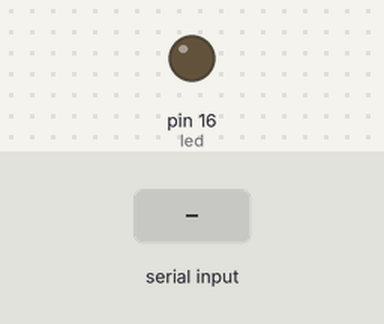
The sketch below on a simulated Arduino Mega 2560, built with avr-gcc and run on an emulated ATmega2560. Parts: output pins drawn as LEDs (lit = HIGH). The inputs (shaded band) are chosen by the test bench.

Above: at 1.4 s.
1.5 s: "on\n" received over the second serial link
At 2.5 s:
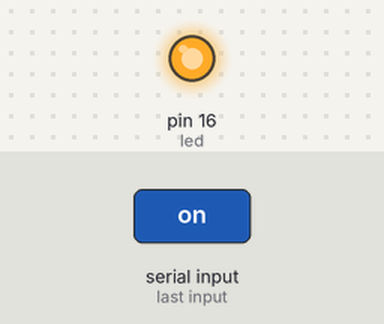
3.0 s: "off\n" received over the second serial link
At 3.6 s:
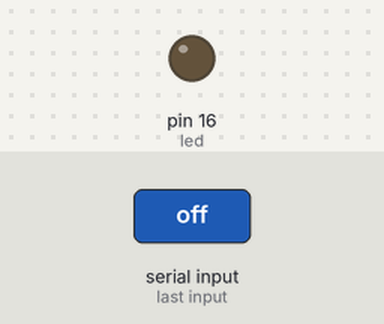
Timing chart, 0 to 6.0 s (numbered marks = the images above; inputs shaded):
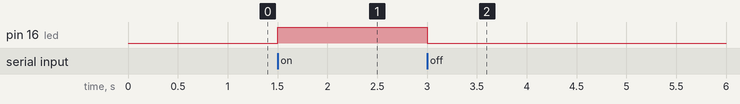

The sketch:

23_6_Bluetooth.ino
```cpp
String command;
#define led 16

void setup() {
  Serial1.begin(9600);
  pinMode(led,OUTPUT);
  delay(200);

   Serial1.println("type on or off");
}

void loop() {
  if(Serial1.available()){
    command= Serial1.readStringUntil('\n');
     command.trim();
    if(command.equals("on"))
    {
      digitalWrite(led,HIGH);
    }
    else if(command.equals("off"))
    {
      digitalWrite(led,LOW);
    }
    else
    {
      Serial1.println("bad command");
    }
    Serial1.print("command :");
    Serial1.println(command);
}
}
```

Measured:
- after the input at 1.5 s, pin 16 (led): LOW → HIGH at once
- after the input at 3.0 s, pin 16 (led): HIGH → LOW at once
